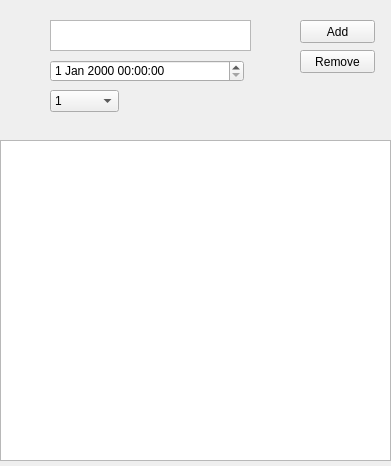
<?xml version="1.0" encoding="UTF-8"?>
<ui version="4.0">
 <class>Form</class>
 <widget class="QWidget" name="Form">
  <property name="geometry">
   <rect>
    <x>0</x>
    <y>0</y>
    <width>391</width>
    <height>466</height>
   </rect>
  </property>
  <property name="windowTitle">
   <string>Form</string>
  </property>
  <widget class="QTextEdit" name="textEdit">
   <property name="geometry">
    <rect>
     <x>50</x>
     <y>20</y>
     <width>201</width>
     <height>31</height>
    </rect>
   </property>
  </widget>
  <widget class="QPushButton" name="pushButton">
   <property name="geometry">
    <rect>
     <x>300</x>
     <y>20</y>
     <width>75</width>
     <height>23</height>
    </rect>
   </property>
   <property name="text">
    <string>Add</string>
   </property>
  </widget>
  <widget class="QListView" name="listView">
   <property name="geometry">
    <rect>
     <x>0</x>
     <y>140</y>
     <width>391</width>
     <height>321</height>
    </rect>
   </property>
  </widget>
  <widget class="QPushButton" name="pushButton_2">
   <property name="geometry">
    <rect>
     <x>300</x>
     <y>50</y>
     <width>75</width>
     <height>23</height>
    </rect>
   </property>
   <property name="text">
    <string>Remove</string>
   </property>
  </widget>
  <widget class="QDateTimeEdit" name="dateTimeEdit">
   <property name="geometry">
    <rect>
     <x>50</x>
     <y>60</y>
     <width>194</width>
     <height>22</height>
    </rect>
   </property>
  </widget>
  <widget class="QComboBox" name="comboBox">
   <property name="geometry">
    <rect>
     <x>50</x>
     <y>90</y>
     <width>69</width>
     <height>22</height>
    </rect>
   </property>
   <item>
    <property name="text">
     <string>1</string>
    </property>
   </item>
   <item>
    <property name="text">
     <string>2</string>
    </property>
   </item>
   <item>
    <property name="text">
     <string>None</string>
    </property>
   </item>
  </widget>
 </widget>
 <resources/>
 <connections/>
</ui>
